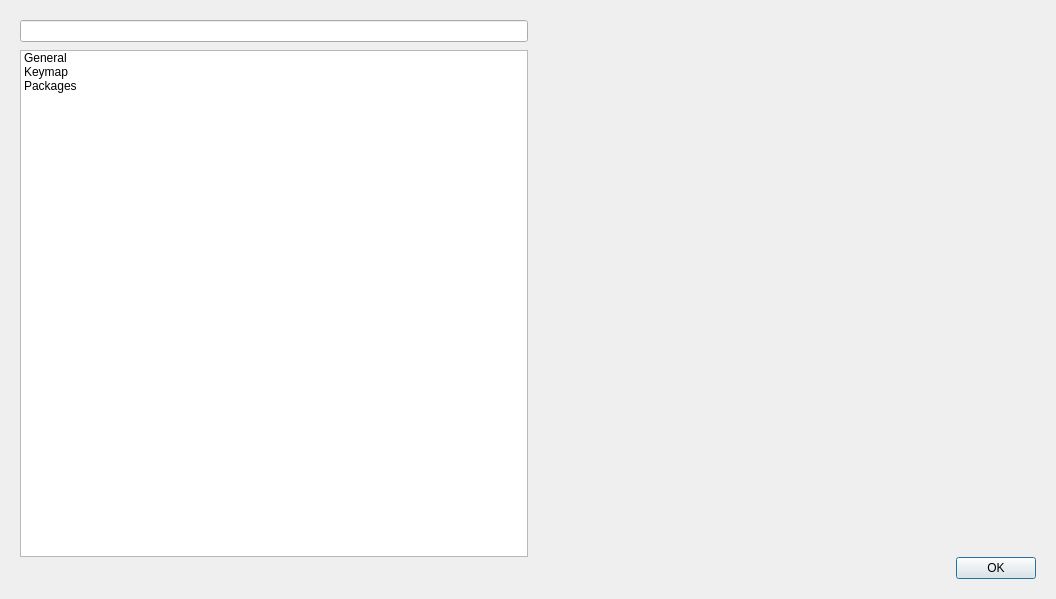
<?xml version="1.0" encoding="UTF-8"?>
<ui version="4.0">
 <class>ConfigDialog</class>
 <widget class="QDialog" name="ConfigDialog">
  <property name="geometry">
   <rect>
    <x>0</x>
    <y>0</y>
    <width>1056</width>
    <height>599</height>
   </rect>
  </property>
  <property name="windowTitle">
   <string>Preferences</string>
  </property>
  <layout class="QVBoxLayout" name="rootLayout">
   <property name="spacing">
    <number>0</number>
   </property>
   <property name="leftMargin">
    <number>20</number>
   </property>
   <property name="topMargin">
    <number>20</number>
   </property>
   <property name="rightMargin">
    <number>20</number>
   </property>
   <property name="bottomMargin">
    <number>20</number>
   </property>
   <item>
    <layout class="QHBoxLayout" name="contentLayout">
     <item>
      <layout class="QVBoxLayout" name="verticalLayout">
       <property name="spacing">
        <number>8</number>
       </property>
       <item>
        <widget class="QLineEdit" name="filterLine">
         <property name="clearButtonEnabled">
          <bool>true</bool>
         </property>
        </widget>
       </item>
       <item>
        <widget class="QListWidget" name="listWidget">
         <property name="sizeAdjustPolicy">
          <enum>QAbstractScrollArea::AdjustToContents</enum>
         </property>
         <property name="resizeMode">
          <enum>QListView::Adjust</enum>
         </property>
         <item>
          <property name="text">
           <string>General</string>
          </property>
         </item>
         <item>
          <property name="text">
           <string>Keymap</string>
          </property>
         </item>
         <item>
          <property name="text">
           <string>Packages</string>
          </property>
         </item>
        </widget>
       </item>
      </layout>
     </item>
     <item>
      <widget class="QStackedWidget" name="stackedWidget">
       <property name="currentIndex">
        <number>0</number>
       </property>
       <widget class="GeneralConfigView" name="generalConfigView"/>
       <widget class="KeymapConfigView" name="keymapConfigView"/>
       <widget class="PackagesTabView" name="packagesView"/>
      </widget>
     </item>
    </layout>
   </item>
   <item>
    <layout class="QHBoxLayout" name="horizontalLayout">
     <item>
      <spacer name="horizontalSpacer">
       <property name="orientation">
        <enum>Qt::Horizontal</enum>
       </property>
       <property name="sizeHint" stdset="0">
        <size>
         <width>40</width>
         <height>20</height>
        </size>
       </property>
      </spacer>
     </item>
     <item>
      <widget class="QPushButton" name="okButton">
       <property name="text">
        <string>OK</string>
       </property>
      </widget>
     </item>
    </layout>
   </item>
  </layout>
 </widget>
 <customwidgets>
  <customwidget>
   <class>PackagesTabView</class>
   <extends>QWidget</extends>
   <header>PackagesTabView.h</header>
   <container>1</container>
  </customwidget>
  <customwidget>
   <class>GeneralConfigView</class>
   <extends>QWidget</extends>
   <header>GeneralConfigView.h</header>
   <container>1</container>
  </customwidget>
  <customwidget>
   <class>KeymapConfigView</class>
   <extends>QWidget</extends>
   <header>KeymapConfigView.h</header>
   <container>1</container>
  </customwidget>
 </customwidgets>
 <resources/>
 <connections/>
</ui>
